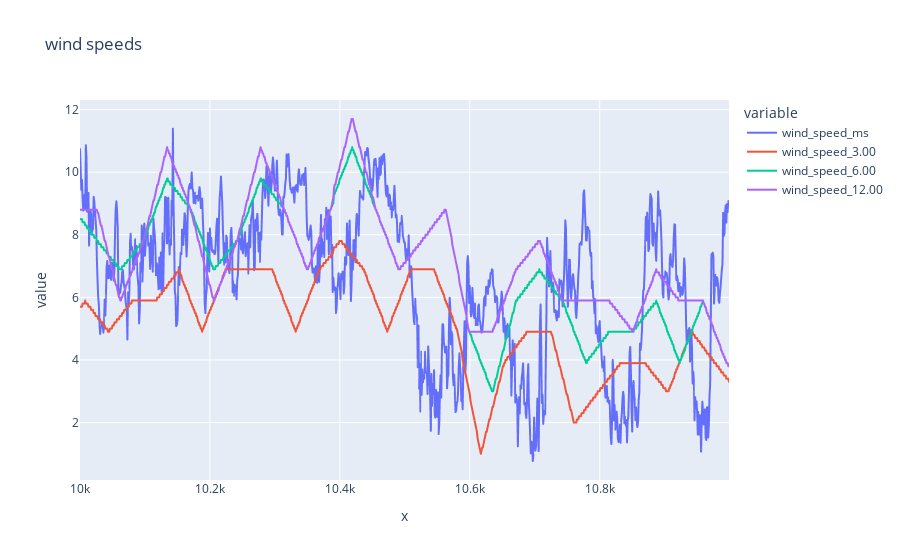

Source (notebook cell):
### Code cell
#first look at forecast data
fig = px.line(
    data_frame = df_main_ip.loc[df_main_ip["wt_id"] == 30].iloc[10000:11000],
    x = df_main_ip.iloc[10000:11000].index,
    y = ["wind_speed_ms","wind_speed_3.00","wind_speed_6.00", "wind_speed_12.00"],
    title = "wind speeds"
)

fig.show()

### Figure 1 — Plotly figure (JSON) as saved in the notebook; plotly's stock layout.template omitted (floating-point values rounded to 4 significant figures; data arrays with more than 128 entries replaced by an {"elided": "..."} marker saying what was removed)
{"data": [{"hovertemplate": "variable=wind_speed_ms<br>x=%{x}<br>value=%{y}<extra></extra>", "legendgroup": "wind_speed_ms", "line": {"color": "#636efa", "dash": "solid"}, "marker": {"symbol": "circle"}, "mode": "lines", "name": "wind_speed_ms", "showlegend": true, "type": "scattergl", "x": {"elided": "1000 int values"}, "xaxis": "x", "y": {"elided": "1000 float values"}, "yaxis": "y"}, {"hovertemplate": "variable=wind_speed_3.00<br>x=%{x}<br>value=%{y}<extra></extra>", "legendgroup": "wind_speed_3.00", "line": {"color": "#EF553B", "dash": "solid"}, "marker": {"symbol": "circle"}, "mode": "lines", "name": "wind_speed_3.00", "showlegend": true, "type": "scattergl", "x": {"elided": "1000 int values"}, "xaxis": "x", "y": {"elided": "1000 float values"}, "yaxis": "y"}, {"hovertemplate": "variable=wind_speed_6.00<br>x=%{x}<br>value=%{y}<extra></extra>", "legendgroup": "wind_speed_6.00", "line": {"color": "#00cc96", "dash": "solid"}, "marker": {"symbol": "circle"}, "mode": "lines", "name": "wind_speed_6.00", "showlegend": true, "type": "scattergl", "x": {"elided": "1000 int values"}, "xaxis": "x", "y": {"elided": "1000 float values"}, "yaxis": "y"}, {"hovertemplate": "variable=wind_speed_12.00<br>x=%{x}<br>value=%{y}<extra></extra>", "legendgroup": "wind_speed_12.00", "line": {"color": "#ab63fa", "dash": "solid"}, "marker": {"symbol": "circle"}, "mode": "lines", "name": "wind_speed_12.00", "showlegend": true, "type": "scattergl", "x": {"elided": "1000 int values"}, "xaxis": "x", "y": {"elided": "1000 float values"}, "yaxis": "y"}], "layout": {"legend": {"title": {"text": "variable"}, "tracegroupgap": 0}, "title": {"text": "wind speeds"}, "xaxis": {"anchor": "y", "domain": [0, 1], "title": {"text": "x"}}, "yaxis": {"anchor": "x", "domain": [0, 1], "title": {"text": "value"}}}}
